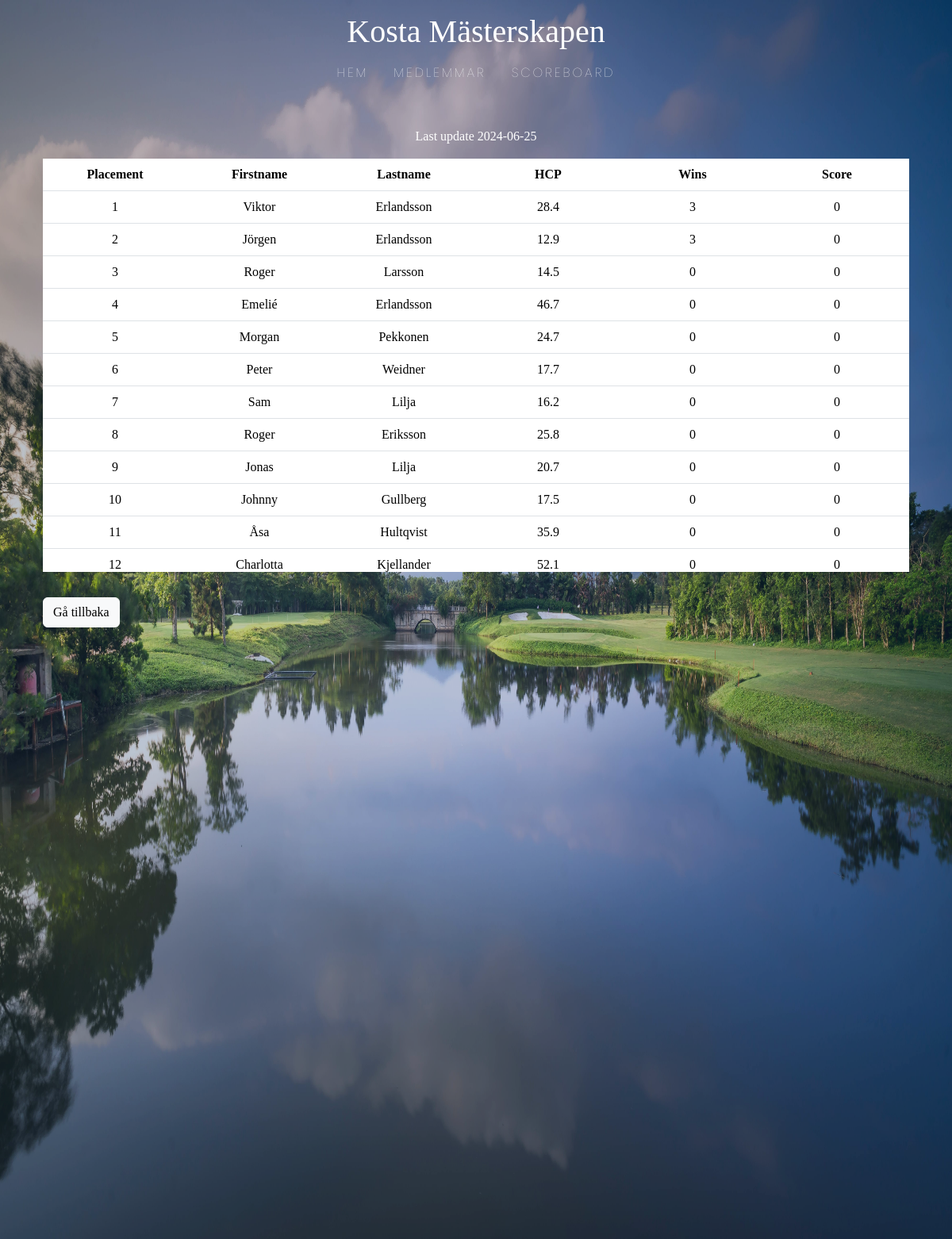
The page /scoreboard/ on the database its author committed.
### members/models.py (models this page shows, shortened)
class Member(models.Model):
  firstname = models.CharField(max_length=100)
  lastname = models.CharField(max_length=100)
  golf_club = models.CharField(default="", max_length=10)
  golf_id = models.CharField(max_length=10, null=True)
  hcp = models.FloatField(null=True)
  wins = models.PositiveSmallIntegerField(default=0)
  score = models.PositiveSmallIntegerField(default=0)
  phone = models.IntegerField(null=True)
  joined_date = models.DateField(null=True)
  slug = models.SlugField(default="", null=False)

### members/views.py (the view)
# urls.py: path('scoreboard/', views.scoreboard, name='scoreboard'),
def scoreboard(request):
  myscoreboard = Member.objects.all().order_by('score').values()
  template = loader.get_template('scoreboard.html')
  context = {
      'myscoreboard': myscoreboard,
  }
  return HttpResponse(template.render(context, request))

### members/templates/scoreboard.html (shortened to what this page needs)
{% extends "master.html" %}
{% block content %}
  <div class="container mt-5">
    <p class="text-white d-flex justify-content-center">Last update 2024-06-25</p>
    <div class="table-container">
      <table class="table table-based text-white">
        <thead>
          <tr>
            <th>Placement</th>
            <th>Firstname</th>
            <th>Lastname</th>
            <th>HCP</th>
            <th>Wins</th>
            <th>Score</th>
          </tr>
        </thead>
        <tbody>
          {% for x in myscoreboard %}
            <tr>
              <td>{{ forloop.counter }}</td>
              <td class="text-capitalize"><span onclick="window.location = 'details/{{ x.slug }}'">{{ x.firstname }}</span></td>
              <td class="text-capitalize"><span onclick="window.location = 'details/{{ x.slug }}'">{{ x.lastname }}</span></td>
              <td >{{ x.hcp }}</td>
              <td>{{ x.wins }}</td>
              <td >{{ x.score }}</td>
            </tr>
          {% endfor %}
        </tbody>
      </table>
    </div>
    <button onclick="window.location.href='/'" class="btn btn-light my-3">
      Gå tillbaka
    </button>
  </div>
{% endblock %}

### mystaticfiles/style.css (style rules this page uses)
html, body { margin: 0; padding: 0; height: 100%; font-family: georgia !important; font-weight: 100 !important; }
#master-page { position: relative; width: 100%; height: 100vh; }
#master-page::before { content: ''; position: absolute; top: 0; left: 0; width: 100%; height: 100%; background: rgb(31, 61, 112, 0.3); pointer-events: none; z-index: -1; }
.container { height: 100vh; }
.table-container span { cursor: pointer; }
.table-container { background: rgb(27, 45, 75, 0.3); display: block; }
table { width: 100%; border-collapse: collapse; }
th, td { border: 1px solid black; padding: 8px; text-align: center; }
thead { display: table; width: 100%; table-layout: fixed; text-align: center; font-family: georgia !important; }
tbody { display: block; width: 100%; height: 30rem; overflow-y: scroll; table-layout: fixed; }
tr { display: table; width: 100%; table-layout: fixed; }
button { font-family: georgia !important; }

### rows shown on the page
Member: firstname "Viktor", lastname "Erlandsson", hcp "28.4", wins "3", score "0"
Member: firstname "Jörgen", lastname "Erlandsson", hcp "12.9", wins "3", score "0"
Member: firstname "Roger", lastname "Larsson", hcp "14.5", wins "0", score "0"
Member: firstname "Emelié", lastname "Erlandsson", hcp "46.7", wins "0", score "0"
Member: firstname "Morgan", lastname "Pekkonen", hcp "24.7", wins "0", score "0"
Member: firstname "Peter", lastname "Weidner", hcp "17.7", wins "0", score "0"
Member: firstname "Sam", lastname "Lilja", hcp "16.2", wins "0", score "0"
Member: firstname "Roger", lastname "Eriksson", hcp "25.8", wins "0", score "0"
Member: firstname "Jonas", lastname "Lilja", hcp "20.7", wins "0", score "0"
Member: firstname "Johnny", lastname "Gullberg", hcp "17.5", wins "0", score "0"
Member: firstname "Åsa", lastname "Hultqvist", hcp "35.9", wins "0", score "0"
Member: firstname "Charlotta", lastname "Kjellander", hcp "52.1", wins "0", score "0"
